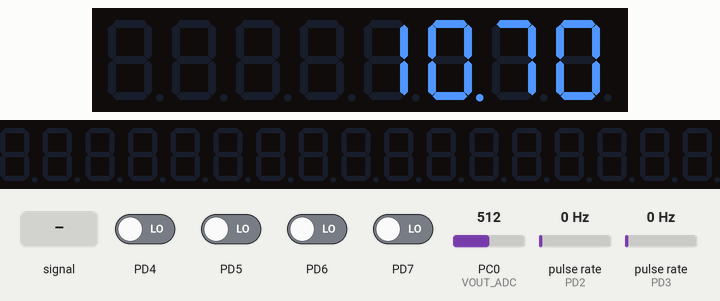
This program was run on a simulated ATmega328P, built with avr-gcc and emulated at 14.7456 MHz. Parts: 8-digit seven-segment display, 21-digit seven-segment display. Wiring (inferred from the names in the program): 2 × pulse sensor: data PD2 / data PD3; MAX7219 LED driver: CS PB2; 14 × MAX7219 LED driver: CS PB0. The inputs (shaded band) are chosen by the test bench; at power-on: PD4–7 LOW, pulse rate (sensors on PD3, PD2) 0 Hz, PC0 (VOUT_ADC) = 512. What the program prints to the serial monitor is not drawn.

Above: at 1.2 s.
1.3 s: pulse rate (sensor on PD3) set to 4 Hz
At 2.98 s:
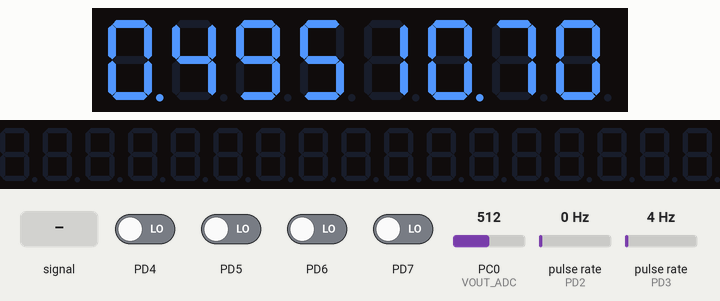
3.0 s: pulse rate (sensor on PD2) set to 50 Hz
At 4.1 s:
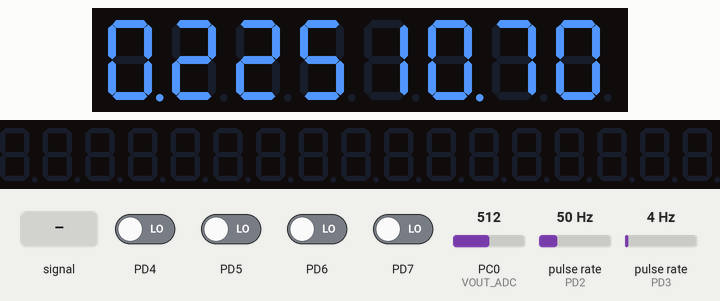
4.8 s: PC0 (VOUT_ADC) fed a 200 Hz sine of ±255 counts around its level
7.8 s: PC0 (VOUT_ADC) set to 6
At 9.0 s:
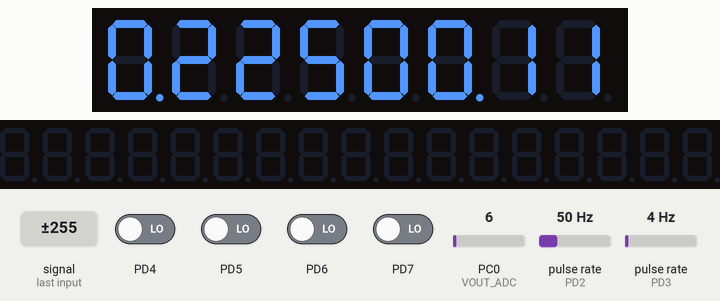
9.3 s: pulse rate (sensor on PD3) set to 100 Hz
At 9.55 s:
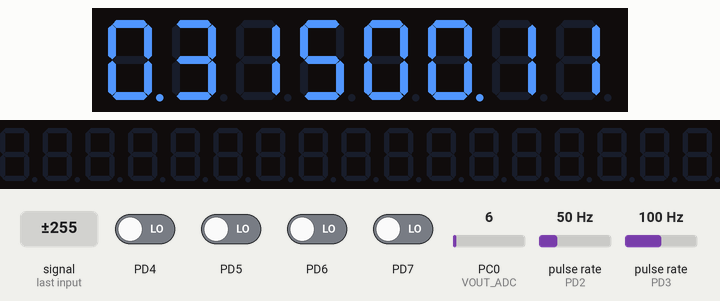
10.9 s: pulse rate (sensor on PD2) set to 4 Hz
At 12.6 s:
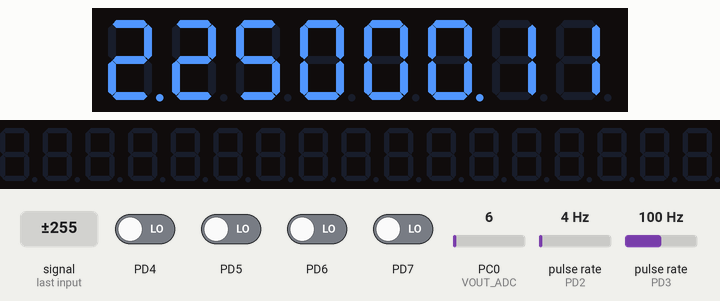
Timing chart, 0 to 13.8 s (numbered marks = the images above; inputs shaded):
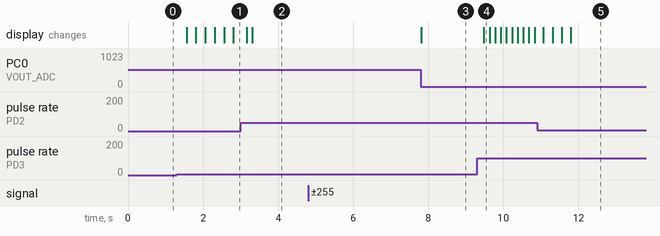

The program:

main.cpp
```cpp
#ifndef F_CPU
#define F_CPU 14745600UL
#endif

#include <avr/interrupt.h>
#include <avr/io.h>
#include <util/delay.h>
#include <string.h>
#include <stdint.h>
#include <stdbool.h>
#include <stdlib.h>

#include "pins.h"
#include "max7219.h"
#include "ad420.h"
#include "encoder.h"
#include "uart.h"

volatile uint16_t vout_adc = 0;
volatile uint16_t dac_adc = 0;
volatile bool new_vout = false;
volatile bool new_dac = false;
volatile int16_t pos = 0;
uint16_t VREF_MV = 2500;
uint8_t vDivT = 68; //in kohm
uint8_t vDivB = 9; //in kohm
volatile int16_t mvDAC = 0;
uint16_t REFRESH_RATE_HZ = 60;

#define  ENC_VOLT_MIN_MV   225  // lowest setpoint
#define  ENC_VOLT_MAX_MV   2250  // highest setpoint
#define ENC_STEP_MV 45
#define  ENC_MAX_POS    ((ENC_VOLT_MAX_MV - ENC_VOLT_MIN_MV) / ENC_STEP_MV)   // max clicks between values
#define  ENC_MIN_POS    0     // minimum encoder count
// Variable definitions

int main(void){

  uart_init();
  // Initializes UART communication

  DDRB  |= (1<<PB2) | (1<<PB3) | (1<<PB5);
  PORTB |= (1<<PB2);
  SPCR = (1<<SPE) | (1<<MSTR);
  SPSR = 0;
  AD420_CLR_DDR |= (1<<CLR_AD420);
  AD420_CLR_PORT &= ~(1<<CLR_AD420);
  // SPI init

  ADC_MUX_REG = (ADC_MUX_REG & ~((1<<ADC_REF_SEL1) | (1<<ADC_REF_SEL0)));
  ADC_CTRL_STATUS_REG = (1 << ADC_ENABLE) | (1<<ADC_PRESCALER2) | (1 << ADC_PRESCALER1) | (1 << ADC_PRESCALER0);
  ADC_CTRL_STATUS_REG |= (1<<ADC_INT_ENABLE);
  ADC_DDR &= ~((1 << VOUT_ADC) | (1 << DACV_ADC));
  ADC_MUX_REG = (DACV_ADC & 0xF0) | (VOUT_ADC & 0x0F);
  // ADC init

  // ^took out setting reg to 0, changed prescal from 8 to 128 and changed adcref to be external

  Encoder_init();
  // Initialize encoder and read initial state (need to fix)

  MAX7219_Begin();
  // Display init

  clearDAC();
  // Clear DAC

  sei();
  // Interrupts init

  ADC_CTRL_STATUS_REG |= (1 << ADC_START_CONV);
  // Begins ADC conversion

  while(1){
    if(new_vout){
      uint16_t mvout = (uint16_t)(((uint64_t)vout_adc * (vDivT + vDivB)) / (vDivB));
      uint8_t outtens       = mvout / 10000;
      uint8_t outones       = (mvout % 10000) / 1000;
      uint8_t outtenths     = (mvout % 1000) / 100;
      uint8_t outhundredths = (mvout % 100) / 10;
      uint8_t sreg = SREG;
      cli();
      MAX7219_DisplayChar(0, '0' + outhundredths, false);
      MAX7219_DisplayChar(1, '0' + outtenths, false);
      MAX7219_DisplayChar(2, '0' + outones, true);
      MAX7219_DisplayChar(3, '0' + outtens, false);
      SREG = sreg;
      //_delay_ms((uint16_t)(1000/REFRESH_RATE_HZ));
      // runs too fast, readings not precise nor stable
      new_vout = false;
      uart_transmit_string("new vout");
    }
    if(new_dac){
      uint16_t mvdac = ENC_VOLT_MIN_MV+pos*ENC_STEP_MV;
      uint8_t setones       = (mvdac % 10000) / 1000;
      uint8_t settenths     = (mvdac % 1000) / 100;
      uint8_t sethundredths = (mvdac % 100) / 10;
      uint8_t setthousandths = (mvdac % 10);
      uint8_t sreg = SREG;
      cli();
      //ad420_newVoltage(mvdac);
      uart_print_uint16(mvdac);
      _delay_us(1);
      MAX7219_DisplayChar(4, '0' + setthousandths, false);
      MAX7219_DisplayChar(5, '0' + sethundredths, false);
      MAX7219_DisplayChar(6, '0' + settenths, false);
      MAX7219_DisplayChar(7, '0' + setones, true);
      SREG = sreg;
      //_delay_ms((uint16_t)(1000/REFRESH_RATE_HZ));
      // runs too fast, readings not precise nor stable
      new_dac = false;
      uart_transmit_string("new dac");
    }
  }
}

ISR(ADC_vect){
  uint16_t sample = ((uint32_t)VREF_MV * ADCW) / 1023;
  vout_adc = sample;
  new_vout = true;
  ADC_CTRL_STATUS_REG |= (1 << ADC_START_CONV);
}

// PCINT2 is D port. 1 is C and 0 is B.
ISR(PCINT2_vect) {
  static uint8_t last_state = 0;
  uint8_t clk = (ENC_PIN & (1<<CLK_ENCODER)) ? 1 : 0;
  uint8_t dt  = (ENC_PIN & (1<<DT_ENCODER))  ? 1 : 0;
  uint8_t state = (clk << 1) | dt;   // 00,01,10,11
  if (state == 0b00) {  // only count at detent
    if (last_state == 0b10) pos++;    // CW
    else if (last_state == 0b01) pos--; // CCW
    if (pos < ENC_MIN_POS) pos = ENC_MIN_POS;
    if (pos > ENC_MAX_POS) pos = ENC_MAX_POS;
    new_dac = true;
  }
  last_state = state;
}
```

ad420.cpp
```cpp
// uses AVR device-specific I/O definitions avr/io
// uses delay _delay_us() util/delay
// uses interrupt cli(), sei() avr/interrupt
#include <avr/io.h>
#include <util/delay.h>

#include "pins.h"
#include "ad420.h"

//   Pulses the CLEAR pin high for ≥ 50 ns to reset the DAC output to zero.
void clearDAC() {
    AD420_CLR_PORT |=  (1<<CLR_AD420);   // CLEAR = 1
    _delay_us(1); // delay >50ns
    AD420_CLR_PORT &= ~(1<<CLR_AD420);   // CLEAR = 0
}

void ad420_newVoltage(uint16_t voltmv){
    // Disable MAX7219
    DISP_PORT_CS |= (1 << CS_DISP);
    //   Converts a desired voltage (0…5000 mV) to a 16-bit DAC code (0…0xFFFF).
    if (voltmv > 5000) voltmv = 5000;
    uint32_t temp = (uint32_t)voltmv * 65535;
    uint16_t code = (uint16_t)(temp / 5000);
    // turns into binary
    uint16_t high_byte =  (uint8_t)(code >> 8);
    // top 8-bits
    uint16_t low_byte = (uint8_t)(code & 0xFF);
    // bottom 8-bits saved
    AD420_CS_PORT &= ~(1<<CS_AD420);
    // start frame
    SPI_DATA = high_byte;
    // begins transfer of byte
    while(!(SPI_STATUS & (1<<SPI_TRANSFER_FLAG)));
    // (spif location, not its status, is in the variable SPIF. the register is volatile and changes, while the bit location is constant)
    // if and only if xxxxxxxx & x0000000 results in 1 does it pass, since last 7 bits always 0, and first just depends on if status is actually 1 or 0
    // the ! is because while loops repeat when true (1), so the exit condition is 0 and must use !.
    (void)SPI_DATA;
    // reading SPDR clears SPIF
    SPI_DATA = low_byte;
    // begins transfer
    while(!(SPI_STATUS & (1<<SPI_TRANSFER_FLAG)));
    // sends
    (void)SPI_DATA;
    // acknowledged
    AD420_CS_PORT |= (1<<CS_AD420);
    // LATCH = 1, dumping 16 bits into ad420 immediately after byte sent
    _delay_us(1);
    // AVR-GCC intrinsic function, CPU cycles
    AD420_CS_PORT |= (1<<CS_AD420);
    // LATCH = 1, resetting for next input
    _delay_us(1);

}
```

ad420.h
```cpp
#pragma once
#include <stdint.h>

// sends voltage from 0-5v
void ad420_newVoltage(uint16_t voltage);
// clears DAC
void clearDAC(void);
// Sends a 16-bit code MSB-first over SPI and latches it into the DAC
uint16_t voltageToCode(float mv);
```

max7219.cpp
```cpp
//This code works in the parent folder with its main.cpp
#include <util/delay.h>
#include <string.h>
#include <stdint.h>
#include <stdbool.h>
#include <avr/io.h>
#include "pins.h"
#include "max7219.h"

// display options:
#define MSBFIRST 1 // this should never change, MSBFIRST is defined as 1
// need to figure out how to use HAL for atmega328p to make it easier, if possible to do so with usbasp (probably just write the project then export it?)
// i wanna change this to hardware SPI, like the ad420.cpp code.

// === Class Implementation ===

void MAX7219_Begin(void) {
    DISP_DDR |= (1 << MOSI) | (1 << SCK);
    DISP_DDR_CS |= (1 << CS_DISP);
    DISP_PORT_CS |= (1 << CS_DISP);
    // ensures CS begins high before configuration
    MAX7219_ShutdownStart();
    MAX7219_Write(REG_DECODE, 0x00);
    // then overwrote back again as another test
    // I overwrote this 9/4/25 to 0xFF from 0x00 in order to just display digits decode mode
    // writes 0 to REG_DECODE register making all digits raw decode mode (7 bits per digit)
    MAX7219_Write(REG_SCAN_LIMIT, 7);
    // writes 7 to SCAN_LIMIT register, which controls how many of the eight digit outputs the MAX7219 will multiplex,
    // in this case being 8 digits, internally going one digit at a time by "scanning"
    // the address of this register is 0x0B, eleven, which is how it is defined.
    // only bits 2,1, and 0 in this register are defined, with the others reserved and must be written as zero.
    // [7:3] ignored, SL2, SL1, SL0 are ScanLimit bit names.
    MAX7219_SetBrightness(INTENSITY_MAX/2);
    // sets brightness to max
    MAX7219_Clear();
    // writes all digits to 0
    MAX7219_ShutdownStop();
    // display on
    MAX7219_DisplayTestStop();
    // normal operation
}

void MAX7219_Write(uint8_t opcode, uint8_t data) {    // opcode is the 8-bit register address in
    // data is the 8-bit data being written
    AD420_CS_PORT |= (1<<CS_AD420);
    //disable ad420
    DISP_PORT_CS |= (1<< CS_DISP);
    _delay_us(1);

    DISP_PORT_CS &= ~(1 << CS_DISP);
    // writes chip select low (active)

    // THESE 4 LINES ARE NEW 7/27 CODE!!!
    SPDR = opcode;
    // start first byte
    while (!(SPSR & (1 << SPIF))){}
    (void)SPDR;


    // wait for completion
    SPDR = data;
    // second byte
    while (!(SPSR & (1 << SPIF))){}
    (void)SPDR;

    DISP_PORT_CS |= (1 << CS_DISP);
    _delay_us(1);
    // writes chip select high (inactive)
    // can and should do delays after each thing here if necessary

}

void MAX7219_ShutdownStop(void) {
    MAX7219_Write(REG_SHUTDOWN, 1);
    // powers on display driver, takes out of shutdown mode
}

void MAX7219_ShutdownStart(void) {
    MAX7219_Write(REG_SHUTDOWN, 0);
    // turns off display driver
}

void MAX7219_DisplayTestStart() {
    MAX7219_Write(REG_DISPLAY_TEST, 1);
    // turns all leds on
}

void MAX7219_DisplayTestStop() {
    MAX7219_Write(REG_DISPLAY_TEST, 0);
    // normal operation, only HIGH leds are on
}

void MAX7219_SetBrightness(char brightness) {
    brightness &= 0x0F;
    MAX7219_Write(REG_INTENSITY, brightness);
    // brightness out of 32
}

void MAX7219_Clear() {
    for (int i = 0; i < 8; i++) {
        MAX7219_Write(i + 1, 0x00);
    }
    // writes 0x00 to the first 8 registers, which all coincide with that digit's inherent register
}

uint8_t MAX7219_LookupCode(char character, uint8_t dp) {
    for (int i = 0; MAX7219_Font[i].ascii; i++) {
        if (character == MAX7219_Font[i].ascii) {
            uint8_t code = MAX7219_Font[i].segs;
            if (dp) code |= (1 << 7);
            return code;
        }
        // loops through the font array to find a matching character, then drives dp high if input was 1, and returns the result byte
    }
    return 0;
    // returns the 8-bit code for the character in first parameter box, plus decimal point 1=show, 0=not show
}

void MAX7219_DisplayChar(int digit, char value, bool dp) {
    MAX7219_Write(digit + 1, MAX7219_LookupCode(value, dp));
    // converts 0,1,2,3,4,5,6,7 and the character, and a 1 true or 0 false into its resulting digit place, decimal point, and character
}

void MAX7219_DisplayText(char* text, int justify) {
    // justify is 0 or 1, if 0, then characters line up on left, if 1, then they line up on right
    int decimal[8] = {0};
    char trimStr[9] = {0};
    int x, y = 0, s = strlen(text);
    if (s > 16) s = 16;
    //     decimal[8] tracks which of the up-to-8 displayed characters should get a DP.
    //     trimStr[9] holds up to 8 non-dot characters plus a terminator.
    //     s = strlen(text) is length of the input string.
    //     Clamps s to 16 to avoid over-running the buffers.

    for (x = 0; x < s; x++) {
        if (text[x] == '.') {
            if (y > 0) decimal[y - 1] = 1;
            // if not first index, then decimal driven high at the previous character.
        } else {
            trimStr[y] = text[x];
            // saves the character in this new array without decimal, so the . doesn't take up a char index
            decimal[y] = 0;
            // saves the non-decimal index as 0, no decimal point
            y++;
            // moves arrays that scan the string forward
        }
    }

    // scans input, marks index of decimal point to attach to previous character if there is a previous character,
    // then stores the character in trimStr[y], then saves non-decimal and/or decimal index in decimal[y]

    if (y > 8) y = 8;
    // clamp to 8 characters (my display)
    for (x = 0; x < y; x++) {
        if (justify == 0) {
            MAX7219_DisplayChar(x, trimStr[x], decimal[x]); // LEFT
            // aligns to left
        } else {
            MAX7219_DisplayChar(8 - y + x, trimStr[x], decimal[x]); // RIGHT
            // aligns to right
        }
    }
    // loops over all of the y characters and aligns them, displaying the characters depending on their decimal point value and character value
}
```

max7219.h
```cpp
#pragma once

#include <stdint.h>
#include <stdbool.h>
// === MAX7219 Registers ===


// REGISTER:
// 8-bit Decode-Mode Register (address 0x09):
#define REG_DECODE 0x09
//   controls whether each digit’s data byte is treated as either “raw segment bits”
// (7-segment display, so 7-segments for each digit with a corresponding 7-bit value per digit OR a 4-bit value per digit if only doing 0-9)
// (the 8th bit aka bit 7, no matter if raw or BCD, is the decimal place)
//  or as a 4-bit binary coded decimal (BCD) value (0–9) with the MAX7219 handling segment encoding.
//  In BCD, each decimal is a 4-bit binary value where 0000=0, 0001=1,..., 1001=9

// BITS:
// 0 = no decode (raw segments), 1 = BCD decode (0–9, “dash” for A=10)
//   – MSB bits [7:4] correspond to digits 7–4
//   – LSB bits [3:0] correspond to digits 3–0
// [7] DEC7: Decode select for digit 7
// [6] DEC6: Decode select for digit 6
// [5] DEC5: Decode select for digit 5
// [4] DEC4: Decode select for digit 4
// [3] DEC3: Decode select for digit 3
// [2] DEC2: Decode select for digit 2
// [1] DEC1: Decode select for digit 1
// [0] DEC0: Decode select for digit 0
//   + Bit D7 (in each nibble) is SEG DP (decimal point) independent of decode.
//     D7 = 1 lights the DP; D7 = 0 leaves DP off.
// Bit D7 is

// Example values:
//   0x00 → all digits raw segment mode
//   0xFF → all digits BCD-decode mode
//   0x0F → digits 3–0 decode, digits 7–4 raw
//   0x55 → alternate digits decode (0101 0101₂)


// Intensity Register (address 0x0A):
#define REG_INTENSITY 0x0A
//   Controls brightness via internal PWM. Lower nibble [3:0] selects duty cycle:
//     0x0 = 1/32  …  0xF = 31/32 of RSET-defined peak current.
//   Bits D7–D4 are reserved and must be 0.
/*
BITS:
#define INTENSITY_0    = 0x0;  // 1/32
#define INTENSITY_1    = 0x1;  // 3/32
#define INTENSITY_2    = 0x2;  // 5/32
// … through …
#define INTENSITY_F    = 0xF;  // 31/32
*/

// Brightness scale
#define INTENSITY_MIN 0x00
#define INTENSITY_MAX 0x0F

#define REG_SCAN_LIMIT 0x0B
// controls how many of the eight digit outputs the MAX7219 will multiplex,
// in this case being 8 digits, internally going one digit at a time by "scanning"
// the address of this register is 0x0B, eleven, which is how it is defined.
// only bits 2,1, and 0 in this register are defined, with the others reserved and must be written as zero.
// [7:3] ignored, SL2, SL1, SL0 are ScanLimit bit names.

#define REG_SHUTDOWN 0x0C
// Shutdown Register (address 0x0C):
//   D0 = 0 → shutdown mode (oscillator off, outputs blanked).
//   D0 = 1 → normal operation.
//   Bits D7–D1 are reserved and must be 0.
/*
BITS:
#define SHUTDOWN_MODE  = 0 << 0;  // blank display
#define NORMAL_OP_MODE = 1 << 0;  // enable display
*/

// Display-Test Register (address 0x0F):
#define REG_DISPLAY_TEST 0x0F
//   D0 = 0 → normal operation.
//   D0 = 1 → display-test mode (all LEDs on, overrides other registers).
//   Bits D7–D1 are reserved and must be 0.
/*
BITS:
#define TEST_MODE_OFF  = 0 << 0;  // normal
#define TEST_MODE_ON   = 1 << 0;  // all segments on
*/

// === Font Table ===
static const struct {
    char ascii;
    uint8_t segs;
} MAX7219_Font[] = {
    {'A',0b1110111},{'B',0b1111111},{'C',0b1001110},{'D',0b1111110},{'E',0b1001111},{'F',0b1000111},
    {'G',0b1011110},{'H',0b0110111},{'I',0b0110000},{'J',0b0111100},{'L',0b0001110},{'N',0b1110110},
    {'O',0b1111110},{'P',0b1100111},{'R',0b0000101},{'S',0b1011011},{'T',0b0001111},{'U',0b0111110},
    {'Y',0b0100111},{'[',0b1001110},{']',0b1111000},{'_',0b0001000},{'a',0b1110111},{'b',0b0011111},
    {'c',0b0001101},{'d',0b0111101},{'e',0b1001111},{'f',0b1000111},{'g',0b1011110},{'h',0b0010111},
    {'i',0b0010000},{'j',0b0111100},{'l',0b0001110},{'n',0b0010101},{'o',0b1111110},{'p',0b1100111},
    {'r',0b0000101},{'s',0b1011011},{'t',0b0001111},{'u',0b0011100},{'y',0b0100111},{'-',0b0000001},
    {' ',0b0000000},{'0',0b1111110},{'1',0b0110000},{'2',0b1101101},{'3',0b1111001},{'4',0b0110011},
    {'5',0b1011011},{'6',0b1011111},{'7',0b1110000},{'8',0b1111111},{'9',0b1111011},{'\0',0b0000000},

    // the MSB of each byte is the decimal point.
    // These all are the 7 bit segment combinations to make the respective characters show on the display.

};
/*
* LED Segments:         a
*                     ----
*                   f|    |b
*                    |  g |
*                     ----
*                   e|    |c
*                    |    |
*                     ----  o dp
*                       d
*   Register bits:
*      bit:  7  6  5  4  3  2  1  0
*           dp  a  b  c  d  e  f  g

1 register for each digit
*/


// === MAX7219 Driver Class ===
typedef struct {
} MAX7219;

void MAX7219_Begin(void);
void MAX7219_DisplayChar(int digit, char character, bool dp);
void MAX7219_DisplayText(char* text, int justify);
void MAX7219_Write(uint8_t opcode, uint8_t data);
void MAX7219_ShutdownStart(void);
void MAX7219_ShutdownStop(void);
void MAX7219_DisplayTestStart(void);
void MAX7219_DisplayTestStop(void);
void MAX7219_SetBrightness(char brightness);
void MAX7219_Clear(void);
uint8_t MAX7219_LookupCode(char character, uint8_t dp);
```

encoder.cpp
```cpp
// encoder_int.c
#include "encoder.h"
#include "pins.h"
// defines CLK_ENCODER, DT_ENCODER, and ENC_PORT/PIN/DDR

// SW_ENCODER not used here


void Encoder_init(void) {
    // 1) Configure pins as inputs + pull-ups
    ENC_DDR    &= ~((1<<CLK_ENCODER)|(1<<DT_ENCODER));
    ENC_PULLUP |=  ((1<<CLK_ENCODER)|(1<<DT_ENCODER));

    PCICR  |= (1<<PCIE2);
    PCMSK2 |= (1<<PCINT18) | (1<<PCINT19);
    PCIFR  |= (1<<PCIF2);

}
```

encoder.h
```cpp
// encoder_int.h
#pragma once
#include <avr/io.h>
#include <stdbool.h>

void Encoder_init(void);
```

uart.h
```cpp
#pragma once
#include <avr/io.h>
#include <util/delay.h>
#include <avr/interrupt.h>
#include <stdlib.h>

void uart_init();
void uart_transmit(uint8_t data);
uint8_t uart_receive();
void uart_transmit_string(const char* str);
void uart_print_uint16(uint16_t val);
```

Source omitted: pins.h (12897 bytes), uart.cpp (907 bytes)

Measured:
- after the input at 1.3 s, the display: first changes after 0.26 s (image 1 shows a later state)
- after the input at 4.8 s, every drawn part: stays the same
- after the input at 7.8 s, the display: changes at once (image 3)
- after the input at 9.3 s, the display: changes after 0.18 s (image 4)
